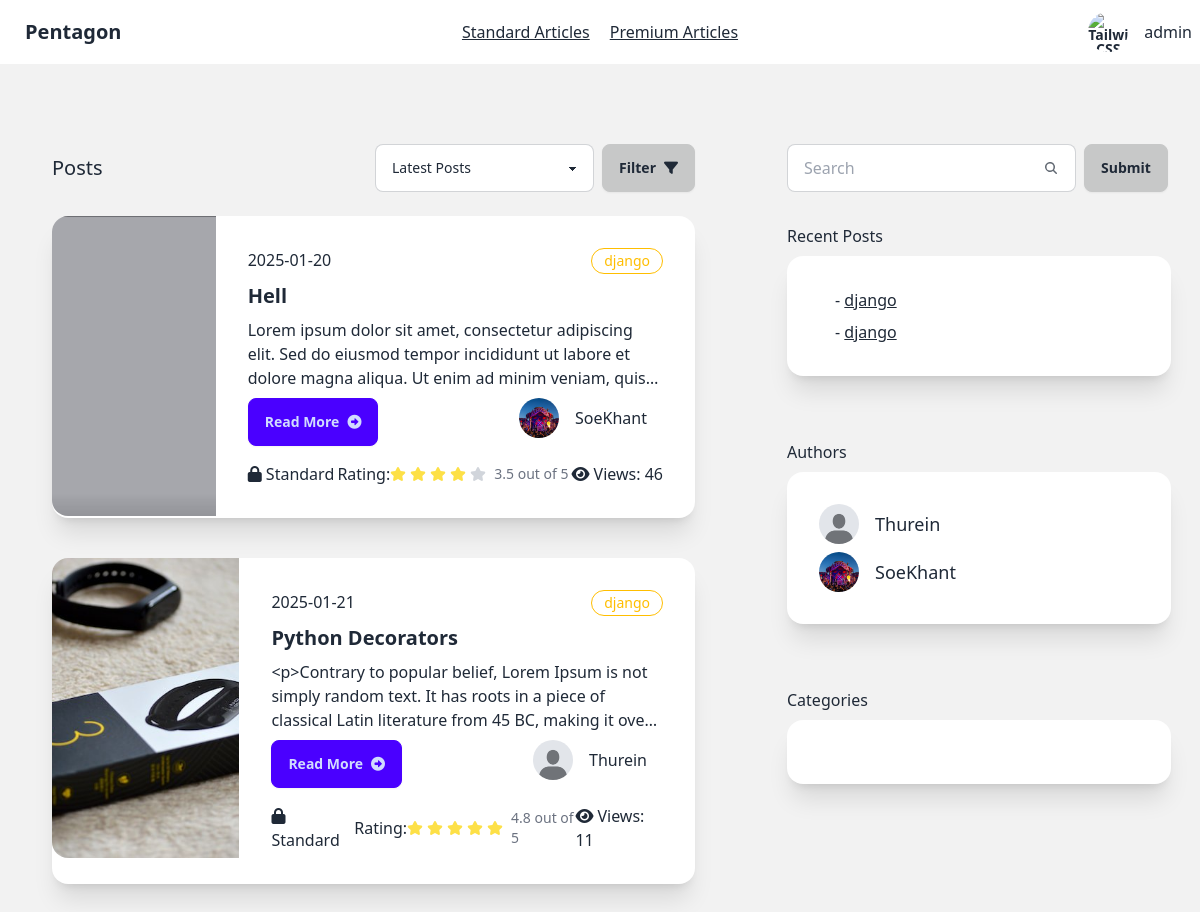
The app's page /reader/standard-posts/ (signed in) with its own data.
### writer/models.py (models this page shows, shortened)
class Article(models.Model):
    CATEGORY_CHOICES = [
        ('flutter', 'Flutter'),
        ('react-native', 'React Native'),
        ('node.js', 'Node.JS'),
        ('spring-boot','Spring Boot'),
        ('laravel','Laravel'),
        ('django',"Django"),
        ('aws',"AWS"),
        ('web-development','Web Development'),
        ('mobile-development','Mobile Development'),
        ('cloud','Cloud Architect')
    ]
    title=models.CharField(max_length=100)
    content=models.TextField(
        validators=[
            MinLengthValidator(40, message="Content must be at least 40 characters long.")
        ]
    )
    author=models.ForeignKey(User, on_delete=models.CASCADE)
    view_count = models.PositiveIntegerField(default=0)
    posted_at=models.DateTimeField(auto_now_add=True)
    is_premium=models.BooleanField(default=False)
    is_standard=models.BooleanField(default=False)
    photo=models.ImageField(default='article/default.jpeg', blank=True, null=True,upload_to="article/")
    category = models.CharField(
        max_length=20,
        choices=CATEGORY_CHOICES,
        default='web-development',
        blank=False,
        null=False
    )
    def get_rating(self):
        reviews = self.article_review.all()
        if reviews:
            total_rating = sum(review.rating for review in reviews)
            return total_rating / len(reviews)
        else:
            return 0
    def get_author_name(self):
        return self.author.username
    def get_account_status(self):
        try:
            return self.author.account_status.first()
        except AccountStatus.DoesNotExist:
            return None

class ArticleReview(models.Model):
    article=models.ForeignKey(Article, on_delete=models.CASCADE,related_name="article_review")
    user=models.ForeignKey(User, on_delete=models.CASCADE, related_name="article_reviewer")
    comment=models.TextField(blank=True, null=True)
    rating=models.FloatField(default=0,blank=True, null=True)
    posted_at=models.DateTimeField(auto_now_add=True)

### account/models.py (models this page shows, shortened)
class AccountStatus(models.Model):
    is_verified=models.BooleanField(default=False)
    profile=models.ImageField(max_length=100, blank=True,default="account/default.jpeg",null=True,upload_to="media/account")
    user=models.ForeignKey(User, on_delete=models.CASCADE,related_name="account_status")
    rank=models.CharField(max_length=20,blank=True, default="Silver")
    created_at=models.DateTimeField(auto_now=True)

### reader/views.py (the view)
# urls.py: path('standard-posts/',views.standard_posts,name="standard-posts"),
@login_required(login_url="sign-in")
def standard_posts(request):
    try:
        sub_user=Subscription.objects.get(user=request.user,is_active=True)
    except Subscription.DoesNotExist:
        return redirect("subscription-locked")
    if sub_user.subscription_plan == 'Premium' or 'Standard':
        articles=Article.objects.filter(is_standard=True)
        article_standard_authors=Article.objects.filter(is_standard=True).values('author').distinct()
        article_authors=User.objects.filter(id__in=article_standard_authors)
        accounts=AccountStatus.objects.filter(user__in=article_authors)
        context={
            "articles":articles,
            "accounts":accounts
        }
        return render(request, "reader/standard-posts.html", context)
    else:
        return redirect("subscription-locked")

### reader/templates/reader/standard-posts.html (shortened to what this page needs)
{% extends "reader/base.html" %}
{% block content %}
<div class=" bg-base-200 min-h-screen flex w-100">
  <div class="grid grid-cols-8 gap-2 ">
      <div class="col-start-1 col-span-5 mt-12 mx-5">
          <div class="card">
              <div class="card-body">
                 <div class="flex justify-between items-center">
                  <p class="text-xl">Posts</p>
                  <div class="flex w-80">
                    <select id="postFilter" class="select select-bordered w-full max-w-xs ">
                      <option  selected>Latest Posts</option>
                    </select>
                    <button id="applyFilterBtn" class="btn btn-active ml-2">Filter <i class="fa-solid fa-filter"></i></button>
                  </div>
                 </div>
                  {% for article in articles %}
        <div class="card card-side bg-base-100 shadow-xl my-4">
          <figure class="w-11/12 h-5/6">
              <img
                style="min-height:300px;"
                src="{{article.photo.url}}"
                alt="Movie" />
            </figure>
          <div class="card-body">
            <div class="flex">
              <p>{{article.posted_at|date:'Y-m-d'}}</p>
              <div class="badge badge-warning badge-outline p-3">{{article.category}}</div>
            </div>
            <h2 class="card-title font-bold">{{article.title}}</h2>
            <p class="line-clamp-3">{{article.content|truncatewords:30}}</p>
            <div class="card-actions justify-between">
              <a href="{% url 'post-detail' article.id %}" class="btn btn-primary"> Read More<i class="fa-solid fa-circle-right"></i></a>
              <div>
                  <div class="flex-row flex items-center">
                      <div class="avatar">
                          <div class="w-10 rounded-full">
                              <img
                              style="object-fit: cover;width:100%;height:100%"
                              alt="Tailwind CSS Navbar component"
                              src="{{article.get_account_status.profile.url}}" />
                          </div>
                        </div>
                        <h2 class="mx-4">{{article.get_author_name}}</h2>
                  </div>
              </div>
            </div>
            <div class="flex justify-between items-center mt-2">
              <div>
                  {% if article.is_premium %}
                  <i class="fa-solid fa-crown text-warning"></i>
                  Premium
                  {% elif article.is_standard %}
                  <i class="fa-solid fa-lock"></i>
                  Standard
                  {% else %}
                  <i class="fa-solid fa-lock-open"></i>
                  Free
                  {% endif %}
              </div>
              <div class="flex items-center">
                Rating:
                <div class="flex">
                </div>
                <div class="">
                  <p class="ms-1 text-sm font-medium text-gray-500 dark:text-gray-400">{{article.get_rating}} out of 5</p>
                </div>
              </div>
              <div class="">
                  <i class="fa-solid fa-eye mr-1"></i>Views:
                 {{article.view_count}}
              </div>
            </div>
          </div>
        </div>
        {% endfor %}
              </div>
          </div>
      </div>
      <div class="col-start-6 col-span-2 mt-20">
          <div class="flex-row">
            <div class="ml-8">
              <form action="" class="flex" method="get">
                <label class="input input-bordered flex items-center gap-2">
                  <input type="text" class="grow" name="search" placeholder="Search" />
                  <svg
                    xmlns="http://www.w3.org/2000/svg"
                    viewBox="0 0 16 16"
                    fill="currentColor"
                    class="h-4 w-4 opacity-70">
                    <path
                      fill-rule="evenodd"
                      d="M9.965 11.026a5 5 0 1 1 1.06-1.06l2.755 2.754a.75.75 0 1 1-1.06 1.06l-2.755-2.754ZM10.5 7a3.5 3.5 0 1 1-7 0 3.5 3.5 0 0 1 7 0Z"
                      clip-rule="evenodd" />
                  </svg>
                </label>
                <input type="submit" value="Submit" class="btn btn-active ml-2">
              </form>
            </div>
            <div class="card">
              <div class="card-body">
                  Recent Posts
                  <div class="card bg-base-100 w-96 shadow-xl">
                      <div class="card-body">
                         {% for article in articles %}
                         <div class="flex-row flex items-center">
                               <h2 class="mx-4">- <a href="" class="link">{{article.category}}</a></h2>
                         </div>
                         {% endfor %}
                      </div>
                    </div>
                </div>
              </div>
            <div class="card">
              <div class="card-body">
                  Authors
                  <div class="card bg-base-100 w-96 shadow-xl">
                      <div class="card-body">
                         {% for account in accounts %}
                         <div class="flex-row flex items-center">
                          <div class="avatar">
                              <div class="w-10 rounded-full">
                                <img src="{{account.profile.url}}" />
                              </div>
                            </div>
                               <h2 class="mx-4 text-lg">{{account.user.username}}</h2>
                         </div>
                         {% endfor %}
                      </div>
                    </div>
                </div>
              </div>
              <div class="card">
                <div class="card-body">
                    Categories
                    <div class="card bg-base-100 w-96 shadow-xl">
                        <div class="card-body">
                        </div>
                      </div>
                  </div>
                </div>
          </div>
          </div>
      </div>
</div>
{% endblock  %}

### reader/templates/reader/base.html (shortened to what this page needs)
{% load static %}
<!DOCTYPE html>
<html lang="en">
<head>
    <link href="https://cdn.jsdelivr.net/npm/daisyui@latest/dist/full.min.css" rel="stylesheet" type="text/css" />
    <link href="{% static 'fontawesomefree/css/fontawesome.css' %}" rel="stylesheet" type="text/css">
    <link href="{% static 'fontawesomefree/css/brands.css' %}" rel="stylesheet" type="text/css">
    <link href="{% static 'fontawesomefree/css/solid.css' %}" rel="stylesheet" type="text/css">
</head>
<body>
    <div class="navbar bg-base-100">
        <div class="navbar-start">
          <a href="{% url 'home' %}" class="btn btn-ghost text-xl">Pentagon</a>
        </div>
        <div class="navbar-center gap-5">
            <a id="standard" href="{% url 'standard-posts' %}" class=" link ">Standard Articles</a>
            <a  href="{% url 'premium-posts' %}" class="link">Premium Articles</a>
          </div>
        <div class="navbar-end gap-3">
          {% if user.is_authenticated %}
          <div class="dropdown dropdown-end">
            <div tabindex="0" role="button" class="btn btn-ghost btn-circle avatar">
              <div class="w-10 rounded-full">
                <img
                  style="object-fit: contain;width:100%;height:100%"
                  alt="Tailwind CSS Navbar component"
                  src="{{account_status.profile.url}}" />
              </div>
            </div>
          </div>
          {{user}}
          {% else %}
          <a href="{% url 'sign-up' %}" class="btn">Sign Up</a>
          <a href="{% url 'sign-in' %}" class="btn">Sign In</a>
          {% endif %}
        </div>
       </div>
    {% block content %}
    {% endblock  %}
    <script src="https://cdn.tailwindcss.com"></script>
</body>
</html>

### records on screen
Article: photo (picture), posted_at "2025-01-20", category "django", title "Hell", content "Lorem ipsum dolor sit amet, consectetur adipiscing elit. Sed do eiusmod tempor incididunt ut labore et dolore magna aliqua. Ut enim ad minim veniam,…", get_account_status.profile (picture), get_author_name "SoeKhant", is_premium False (drawn), get_rating "3.5", view_count "46"
Article: photo (picture), posted_at "2025-01-21", category "django", title "Python Decorators", content "<p>Contrary to popular belief, Lorem Ipsum is not simply random text. It has roots in a piece of classical Latin literature from 45 BC, making it…", get_account_status.profile (placeholder picture), get_author_name "Thurein", is_premium False (drawn), get_rating "4.8", view_count "11"
AccountStatus: profile (placeholder picture), user.username "Thurein"
AccountStatus: profile (picture), user.username "SoeKhant"

### other values on screen
{{ user }} "admin"
